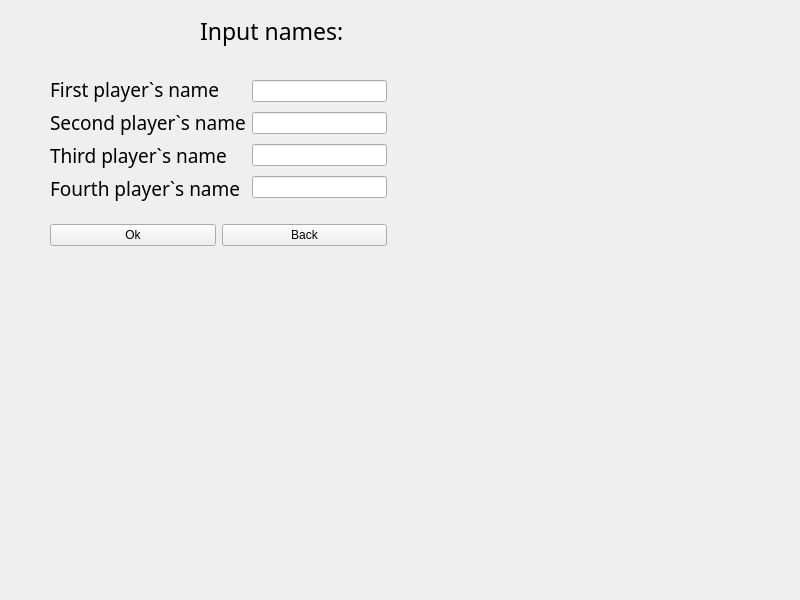
<?xml version="1.0" encoding="UTF-8"?>
<ui version="4.0">
 <class>NameSelecting</class>
 <widget class="QMainWindow" name="NameSelecting">
  <property name="geometry">
   <rect>
    <x>0</x>
    <y>0</y>
    <width>800</width>
    <height>600</height>
   </rect>
  </property>
  <property name="windowTitle">
   <string>MainWindow</string>
  </property>
  <widget class="QWidget" name="centralwidget">
   <widget class="QLabel" name="label_names">
    <property name="geometry">
     <rect>
      <x>200</x>
      <y>0</y>
      <width>181</width>
      <height>61</height>
     </rect>
    </property>
    <property name="font">
     <font>
      <family>Gloucester MT Extra Condensed</family>
      <pointsize>17</pointsize>
     </font>
    </property>
    <property name="text">
     <string>Input names:</string>
    </property>
   </widget>
   <widget class="QWidget" name="">
    <property name="geometry">
     <rect>
      <x>50</x>
      <y>60</y>
      <width>337</width>
      <height>204</height>
     </rect>
    </property>
    <layout class="QVBoxLayout" name="verticalLayout_4">
     <item>
      <layout class="QVBoxLayout" name="verticalLayout_3">
       <item>
        <layout class="QHBoxLayout" name="horizontalLayout">
         <item>
          <layout class="QVBoxLayout" name="verticalLayout">
           <item>
            <widget class="QLabel" name="first_player">
             <property name="font">
              <font>
               <family>Gloucester MT Extra Condensed</family>
               <pointsize>14</pointsize>
              </font>
             </property>
             <property name="text">
              <string>First player`s name</string>
             </property>
            </widget>
           </item>
           <item>
            <widget class="QLabel" name="second_player">
             <property name="font">
              <font>
               <family>Gloucester MT Extra Condensed</family>
               <pointsize>14</pointsize>
              </font>
             </property>
             <property name="text">
              <string>Second player`s name</string>
             </property>
            </widget>
           </item>
           <item>
            <widget class="QLabel" name="third_player">
             <property name="font">
              <font>
               <family>Gloucester MT Extra Condensed</family>
               <pointsize>14</pointsize>
              </font>
             </property>
             <property name="text">
              <string>Third player`s name</string>
             </property>
            </widget>
           </item>
           <item>
            <widget class="QLabel" name="fourth_player">
             <property name="font">
              <font>
               <family>Gloucester MT Extra Condensed</family>
               <pointsize>14</pointsize>
              </font>
             </property>
             <property name="text">
              <string>Fourth player`s name</string>
             </property>
            </widget>
           </item>
          </layout>
         </item>
         <item>
          <layout class="QVBoxLayout" name="verticalLayout_2">
           <item>
            <widget class="QLineEdit" name="first_name"/>
           </item>
           <item>
            <widget class="QLineEdit" name="second_name"/>
           </item>
           <item>
            <widget class="QLineEdit" name="third_name"/>
           </item>
           <item>
            <widget class="QLineEdit" name="fourth_name"/>
           </item>
          </layout>
         </item>
        </layout>
       </item>
      </layout>
     </item>
     <item>
      <layout class="QHBoxLayout" name="horizontalLayout_2">
       <item>
        <widget class="QPushButton" name="ok_btn">
         <property name="text">
          <string>Ok</string>
         </property>
        </widget>
       </item>
       <item>
        <widget class="QPushButton" name="pushButton">
         <property name="text">
          <string>Back</string>
         </property>
        </widget>
       </item>
      </layout>
     </item>
    </layout>
   </widget>
  </widget>
 </widget>
 <resources/>
 <connections/>
</ui>
